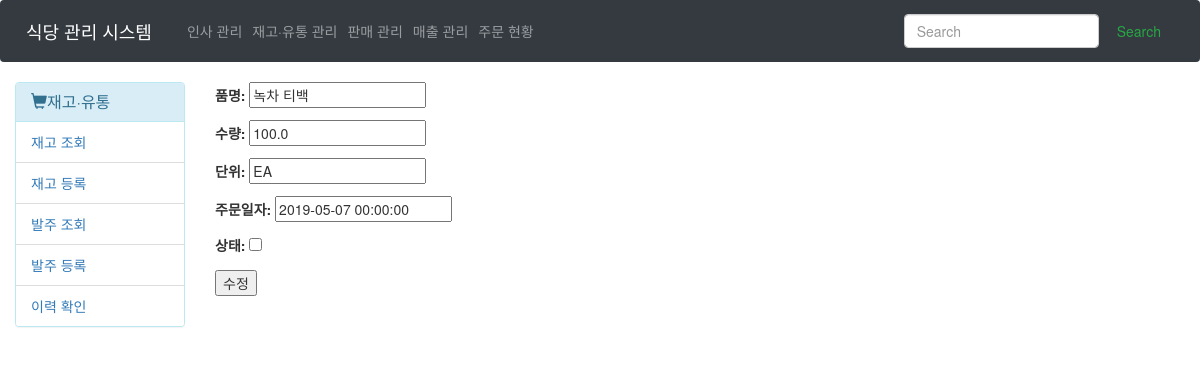
Page /Order/1/Edit/ on the committed database.
### Main/models.py (models this page shows)
class Order(models.Model):
    o_name = models.CharField(max_length=30, verbose_name="품명")
    o_count = models.FloatField(verbose_name="수량")
    o_unit = models.CharField(max_length=10, verbose_name='단위', blank=True, null=True)
    o_order_at = models.DateTimeField(verbose_name='주문일자')
    o_status = models.BooleanField(verbose_name='상태', default=False)

### Main/views.py (the view)
# urls.py: path('Order/<int:pk>/Edit/', OrderUpdate.as_view(), name="updateOrder"),
class OrderUpdate(UpdateView):
    model = Order
    success_url = "/Order/Inquiry/"
    template_name = "Main/Order/Order_update_item.html"
    fields = '__all__'
    def get_initial(self):
        return super().get_initial()

### Main/templates/Main/Order/Order_update_item.html (shortened to what this page needs)
{% extends 'Main/Stock/main.html' %}
{% block content %}
<form method="POST">
    {{ form.as_p }}
    <input type="submit" value="수정">
</form>
{% endblock %}

### rows in the picture
Order: o_name "녹차 티백", o_count "100.0", o_unit "EA", o_order_at "2019-05-07 00:00:00"
